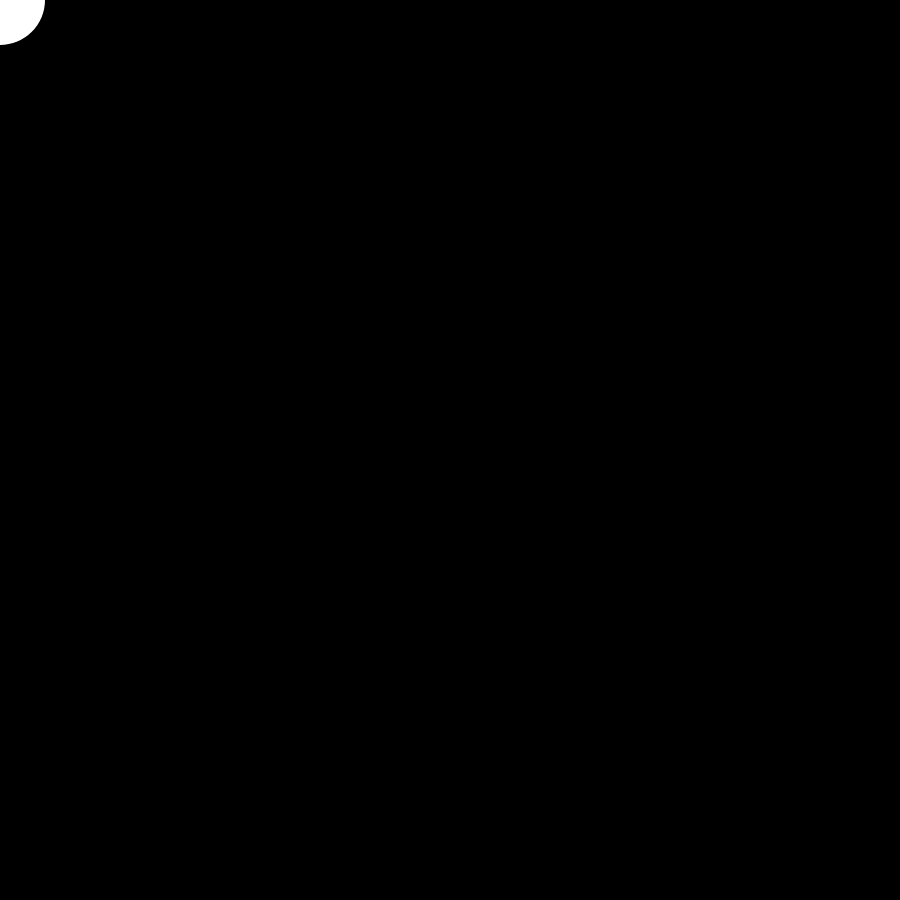
Frame 1 (no input)
Frame 60 (no input): identical to frame 1, image omitted
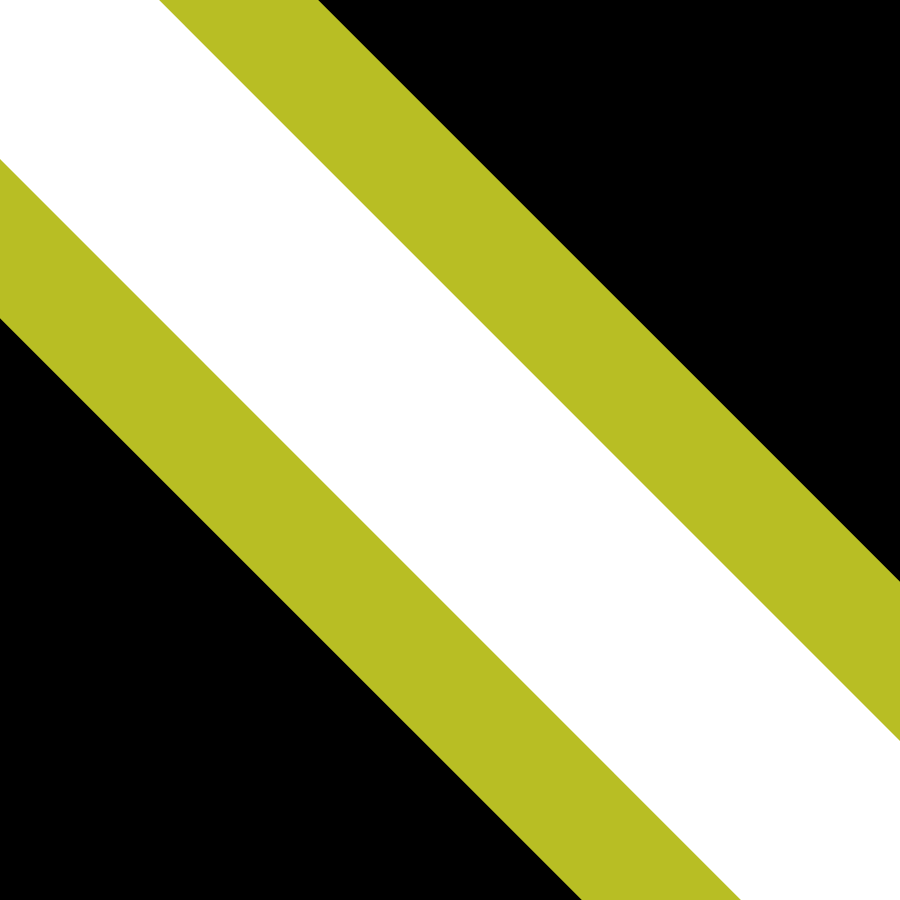
Frame 120 (the mouse pressed at the canvas centre since frame 60)

The p5.js sketch that drew these frames (run headless with seeded random() and noise() and a simulated clock; from frame 60 on, the mouse is pressed at the canvas centre):

// p5.js sketch
// ── sketch.js
let accent = "#B8BE24";

function setup() {
  createCanvas(900, 900);
  noCursor();
}

function draw() {

  background("black");

  // line 1
  strokeWeight(mouseX);
  stroke(accent);
  line(0, 0, 900, 900);

  // line 2
  strokeWeight(mouseX * 0.5);
  stroke("white");
  line(0, 0, 900, 900);

  // mouse
  noStroke();
  ellipse(mouseX, mouseY, 90, 90);
}
